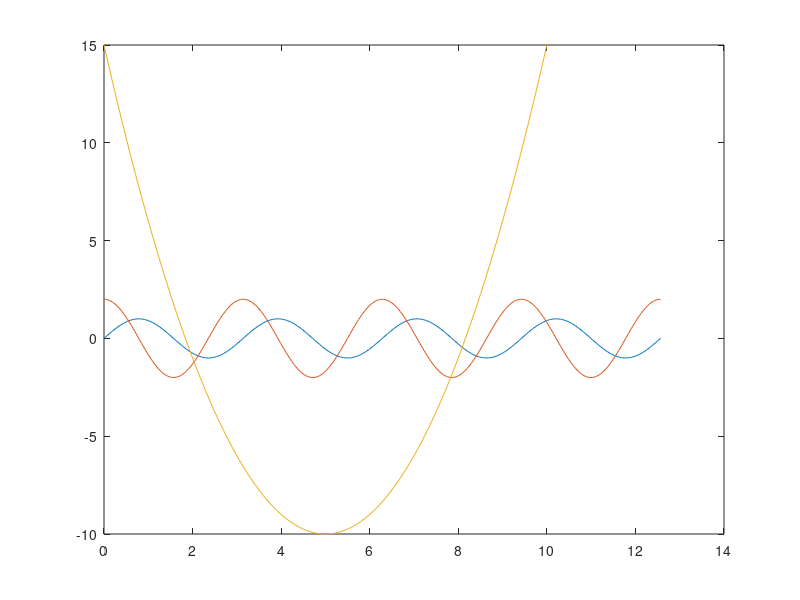

This figure's MATLAB source:
%Gabriel Lopes Lomeu Reis Oliveira
%07/2023
%Cin UFPE - Stellantis

x=0:pi/100:4*pi;
y1=sin(2*x);
y2=2*cos(2*x);
 
x3=0:0.1:10;
y3=(x3.^2)-(10*x3)+15;
 
plot (x,y1,x,y2,x3,y3);
